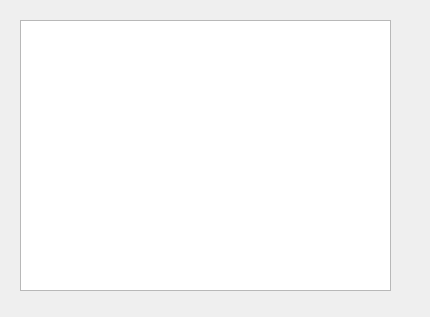
<?xml version="1.0" encoding="UTF-8"?>
<ui version="4.0">
 <class>Form</class>
 <widget class="QWidget" name="Form">
  <property name="geometry">
   <rect>
    <x>0</x>
    <y>0</y>
    <width>430</width>
    <height>317</height>
   </rect>
  </property>
  <property name="windowTitle">
   <string>Form</string>
  </property>
  <widget class="QGraphicsView" name="graphicsView">
   <property name="geometry">
    <rect>
     <x>20</x>
     <y>20</y>
     <width>371</width>
     <height>271</height>
    </rect>
   </property>
  </widget>
  <widget class="QLabel" name="label">
   <property name="geometry">
    <rect>
     <x>30</x>
     <y>40</y>
     <width>331</width>
     <height>221</height>
    </rect>
   </property>
   <property name="text">
    <string/>
   </property>
   <property name="pixmap">
    <pixmap>python.png</pixmap>
   </property>
   <property name="scaledContents">
    <bool>true</bool>
   </property>
   <property name="margin">
    <number>-5</number>
   </property>
  </widget>
 </widget>
 <resources/>
 <connections/>
</ui>
